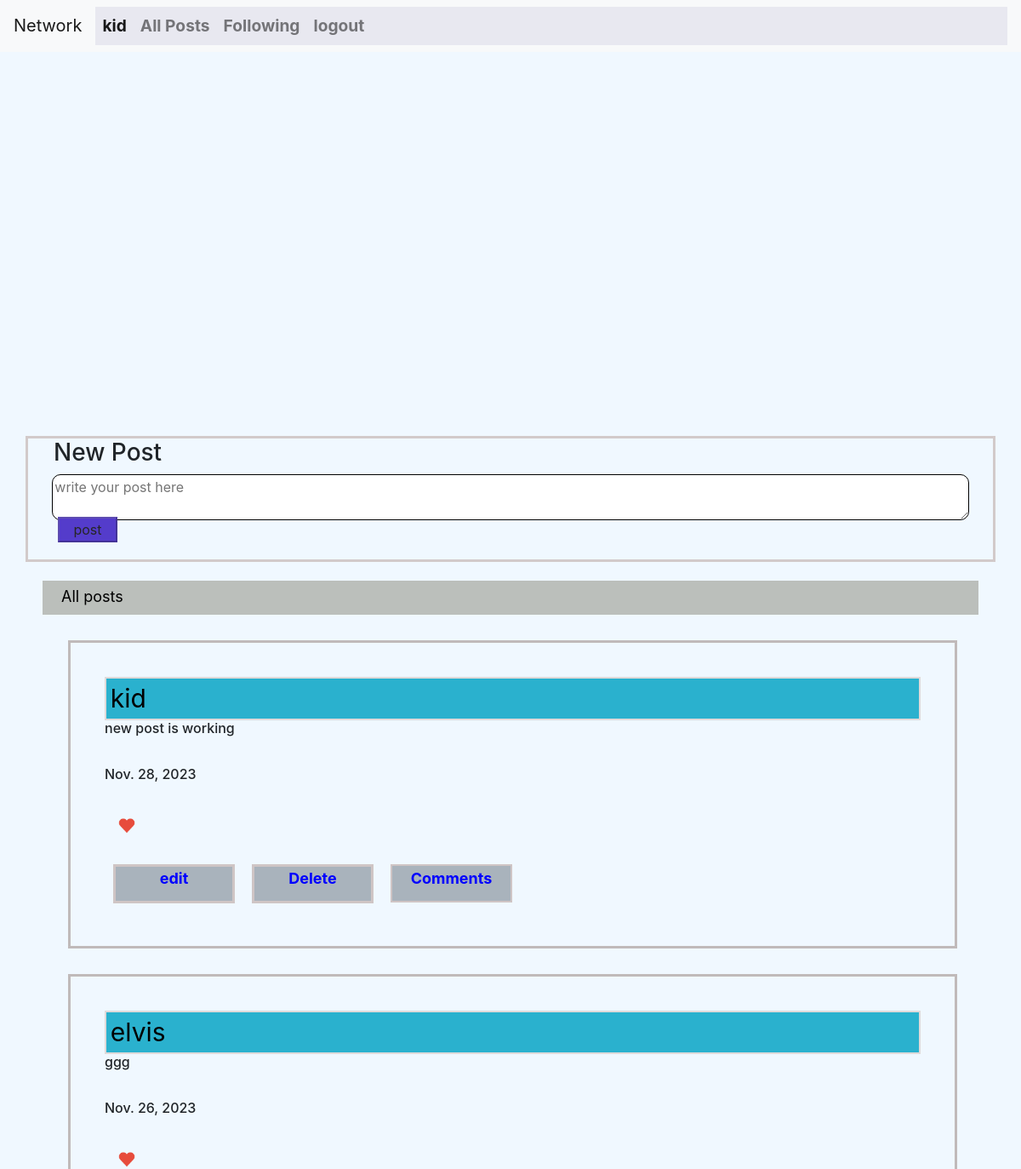
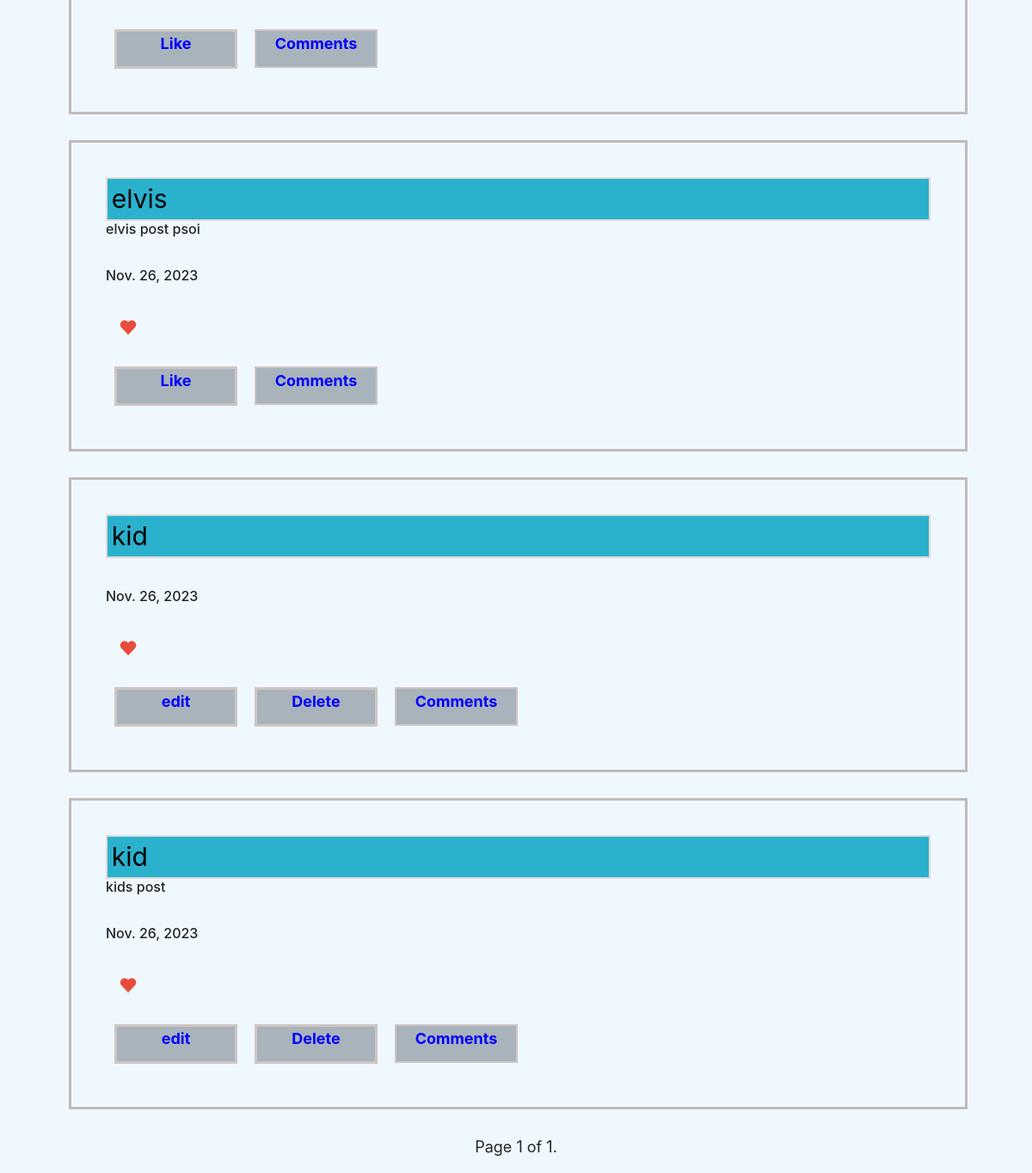
The page / (signed in) on the database its author committed (2 pictures, top to bottom).
### network/models.py (models this page shows, shortened)
class User(AbstractUser):
    pass

class Posts(models.Model):
    user=models.ForeignKey(User,on_delete=models.CASCADE)
    text_field=models.CharField(max_length=5000)
    likes=models.IntegerField(default=0)
    date_created_on=models.DateField(auto_now=True)

### network/views.py (the view)
# urls.py: path("", views.index, name="index"),
@login_required
def index(request):
    user=request.user
    posts = Posts.objects.all().order_by('-id')  # fetching all post objects from database
    paginator = Paginator(posts, 10)
    page = request.GET.get('page1')
    try:
        page_obj = paginator.page(page)
    except PageNotAnInteger:
        page_obj = paginator.page(1)
    except EmptyPage:
        page_obj = paginator.page(paginator.num_pages)
    followed_users_ids=[]
    post_set=set()
    followed_posts=[]
    follower_ids= user.following_set.all()
    for ids in follower_ids:
        id=ids.users_id
        post_set.add(id)
    followed_users_ids=list(post_set)
    for followed_user_id in followed_users_ids:
        post=Posts.objects.filter(user=followed_user_id)
        followed_posts+=post
    followed_posts
    paginator = Paginator(followed_posts, 5)
    page = request.GET.get('page2')
    try:
        followed_posts = paginator.page(page)
    except PageNotAnInteger:
        followed_posts = paginator.page(1)
    except EmptyPage:
        followed_posts = paginator.page(paginator.num_pages)
    return render(request, 'network/index.html',{'page_obj':page_obj,'page':followed_posts})

### network/templates/network/index.html (shortened to what this page needs)
{% extends "network/layout.html" %}
{% block body %}
{% if user.is_authenticated %}
<section id="section">
        <div id="create-post">
            <h3 id="post-header">New Post</h3>
            <form id="post-form">
                  <textarea name="text_field" id="textarea"  placeholder="write your post here"></textarea> <br>
                  <button id="form-button" type="submit">post</button>
            </form>
        </div>
<div id="post-container">
  {% if page_obj %}
  <div id="post-title">All posts</div>
  {% for post in page_obj %}
      <div data-posts="{{post.user.id}}" id="all-posts">
              <div id="post-list">
                      <button data-profile="{{post.user.id}}" id="username-link" >{{post.user.username}}</button> <br>
                      <h3 id="post-txt">{{post.text_field}} </h3> <br>
                      <h3 id="post-date">{{post.date_created_on}} </h3> <br>
                     <div id="count-div">
                        <a data-img="{{post.id}}" id="{{post.user.username}}" class="btn-like-img" href="">
                             <img id="image" src="{% static 'network/heart.png' %}" alt="heart picture">
                        </a>
                    </div>
                      <div class="btn-div">
                              {% if post.user.username == user.username %}
                              <a data-edit="{{post.id}}" id="btn-edit" href="#edit-post">edit</a>
                              <a data-delete="{{post.id}}" id="btn-delete" href=""> Delete</a><br>
                              <button data-comments="{{post.id}}" id="btn-comment">Comments</button>
                              {% else %}
                            <a data-like="{{post.id}}" id="btn-like" href=""> Like</a><br>
                              <button data-comments="{{post.id}}" id="btn-comment">Comments</button>
                              {% endif %}
                      </div>
              </div>
      </div>
{% endfor %}
          <center>
                <div>
                    <span>
                      <span>
                        Page {{ page_obj.number }} of {{ page_obj.paginator.num_pages }}.
                      </span>
                    </span>
                </div>
          </center>
{% endif %}
</div>
</section>
{% endif %}
{% endblock %}

### network/templates/network/layout.html (shortened to what this page needs)
{% load static %}
<!DOCTYPE html>
<html lang="en">
    <head>
        <link rel="stylesheet" href="https://cdn.jsdelivr.net/npm/bootstrap@4.0.0/dist/css/bootstrap.min.css">
        <link href="{% static 'network/styles.css' %}" rel="stylesheet">
    </head>
    <body>
        <div class="nav-bar">
            {% if user.is_authenticated %}
                 <nav class="navbar navbar-expand-lg navbar-light bg-light">
                        <a class="navbar-brand" href="#">Network</a>
                        <div class="collapse navbar-collapse" id="navbarSupportedContent">
                                <ul class="navbar-nav mr-auto">
                                    <li class="nav-item active">
                                    <a class="nav-link"  id="username"  href="">{{user.username}}<span class="sr-only">(current)</span></a>
                                    </li>
                                    <li class="nav-item">
                                    <a class="nav-link" id="posts-posts" href="/">All Posts</a>
                                    </li>
                                    <li class="nav-item">
                                    <a class="nav-link" id="following_url" href="#following-post-container">Following</a>
                                    </li>
                                    <li class="nav-item">
                                    <a class="nav-link"  href="{% url 'logout' %}">logout</a>
                                    </li>
                                </ul>
                        </div>
                </nav>
                {% else %}
                <div class="log-reg">
                <a class="reg-form" href="{% url 'register' %}">Register</a>
                <a class="log-form"  href="{% url 'login' %}">login</a>
                </div>
                {% endif %}
        </div>
        <div class="body">
                  {% block body %}
                  {% endblock %}
        </div>
</body>
</html>

### network/static/network/styles.css (style rules this page uses)
#textarea { display: flex; flex-direction: row; flex-wrap: nowrap; justify-content: flex-start; align-items: stretch; align-content: stretch; width:40% }

### network/templates/network/layout.html (style rules this page uses)
.nav-bar { width: 100%; height: 20%; }
.navbar { width: 100%; height: auto; position: fixed; z-index: 1; color: blue; }
.nav-link { color:rgb(23, 23, 188); font-style: normal; font-size: larger; font-weight: bold; }
#navbarSupportedContent { background-color: rgb(232, 232, 240); }
body { background-color:aliceblue; width: 100%; height: 100%; position: absolute; }
#section { background-color:aliceblue; margin-top: 10px; width: auto; height: auto; margin-top: -35px; }
#create-post,#edit-post { display: flex; flex-direction: column; flex-wrap: nowrap; justify-content: flex-start; align-items: stretch; align-content: stretch; width:95%; padding-top: -20px; position: relative; margin-bottom:5px; margin:auto; border: solid; border-color: rgb(210, 202, 202); background-color:aliceblue; }
#post-header { margin-left:30px }
#textarea,#textarea-edit { width:95%; margin:auto; margin-bottom: -25px; border: 1px solid; border-radius: 10px; }
#form-button ,#form-button-edit { background-color:rgb(84, 60, 203); text-align: center; padding-bottom: -20px; margin-left: 35px; margin-top: -39px; margin-bottom:20px; color: #262626; width:70px; }
#post-container,#following-post-container { background-color:aliceblue; padding: 20px; width:95%; margin: auto; margin-top: 2px; font-size: large; }
#all-posts,#profile-box,#user-following { display: flex; flex-direction: column; flex-wrap: nowrap; justify-content: flex-start; align-items: stretch; align-content: stretch; position: relative; padding: 40px; width: 95%; margin: 30px; border-style: solid; border-color: #c0baba; }
#btn-edit, #btn-delete, #btn-unlike,#btn-comment,#id1,#id2,#id3,#btn-like,#btn-likep { height: 20px; background-color: rgb(169, 179, 188); padding-bottom: 40px; text-align: center; margin: 1%; border-style: solid; border-color: rgb(207, 197, 197); margin-bottom: 10px; color: blue; font-weight: bold; width:15% }
.btn-div { display: flex; flex-direction: row; }
#profile-title,#following-title,#post-title { background-color: rgb(187, 191, 187); height: 40px; text-align: justify; padding-left: 2%; padding-top: .5%; color:black; }
#post-txt { font-size: medium; }
#post-date { font-size: medium; }
#username-link { width:100%; background-color: #2ab1ce; text-align: left; font-size: 30px; height: auto; border-color: #dfdada; border-style: solid; padding-left: .5%; }
#count-div { display: flex; flex-direction: row; flex-wrap: nowrap; justify-content: flex-start; align-items: stretch; align-content: stretch; position: relative; padding-left: 5px; padding-right: 5px; padding-bottom: 40px; text-align: center; margin: auto; border-radius: 15px; margin-bottom: 10px; }
#image { width: 20px; height: 20px; margin-left: 1px; }

### rows shown on the page
User: username "kid"
Posts: user.username "kid", text_field "new post is working", date_created_on "Nov. 28, 2023"
Posts: user.username "elvis", text_field "ggg", date_created_on "Nov. 26, 2023"
Posts: user.username "elvis", text_field "elvis post psoi", date_created_on "Nov. 26, 2023"
Posts: user.username "kid", date_created_on "Nov. 26, 2023"
Posts: user.username "kid", text_field "kids post", date_created_on "Nov. 26, 2023"

### other values the page prints
{{ page_obj.number }} "1"
{{ page_obj.paginator.num_pages }} "1"
